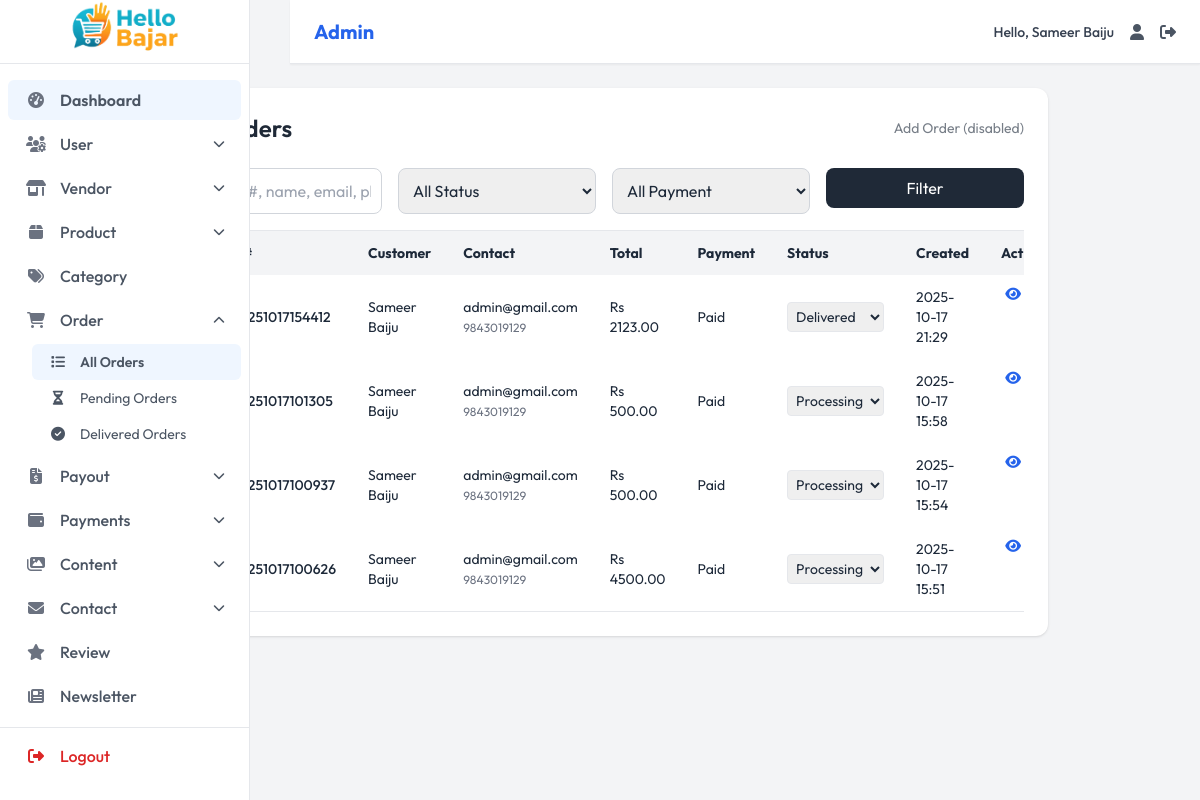
Screenshot of /admin-dashboard/orders/ (signed in) with the database file from the repository.
### dashboard/models.py (models this page shows, shortened)
class Organization(models.Model):
    name = models.CharField(max_length=200, default="My Store")
    logo = models.ImageField(upload_to='org/', blank=True, null=True)
    email = models.EmailField()
    phone = models.CharField(max_length=15)
    phone_secondary = models.CharField(max_length=15, blank=True)
    address = models.TextField()
    facebook = models.URLField(blank=True)
    instagram = models.URLField(blank=True)
    twitter = models.URLField(blank=True)
    youtube = models.URLField(blank=True)
    tiktok = models.URLField(blank=True)
    class Meta:
        verbose_name = 'Organization Info'
        verbose_name_plural = 'Organization Info'

class Order(models.Model):
    STATUS_CHOICES = [
        ('pending', 'Pending'),
        ('processing', 'Processing'),
        ('shipped', 'Shipped'),
        ('delivered', 'Delivered'),
        ('cancelled', 'Cancelled'),
        ('refunded', 'Refunded'),
    ]
    PAYMENT_CHOICES = [
        ('cod', 'Cash on Delivery'),
        ('esewa', 'eSewa'),
        ('khalti', 'Khalti'),
        ('imepay', 'IME Pay'),
        ('connectips', 'ConnectIPS'),
    ]
    PAYMENT_STATUS_CHOICES = [
        ('unpaid', 'Unpaid'),
        ('paid', 'Paid'),
        ('failed', 'Failed'),
        ('refunded', 'Refunded'),
    ]
    order_number = models.CharField(max_length=20, unique=True, editable=False)
    user = models.ForeignKey(User, on_delete=models.SET_NULL, null=True, blank=True)
    full_name = models.CharField(max_length=200)
    phone = models.CharField(max_length=15)
    email = models.EmailField()
    address = models.TextField()
    city = models.CharField(max_length=100)
    PROVINCE_CHOICES = [
        ('province1', 'Koshi Province'),
        ('madhesh', 'Madhesh Province'),
        ('bagmati', 'Bagmati Province'),
        ('gandaki', 'Gandaki Province'),
        ('lumbini', 'Lumbini Province'),
        ('karnali', 'Karnali Province'),
        ('sudurpashchim', 'Sudurpashchim Province'),
    ]
    province = models.CharField(max_length=20, choices=PROVINCE_CHOICES)
    postal_code = models.CharField(max_length=10, blank=True)
    subtotal = models.DecimalField(max_digits=10, decimal_places=2)
    shipping_cost = models.DecimalField(max_digits=10, decimal_places=2, default=0)
    discount = models.DecimalField(max_digits=10, decimal_places=2, default=0)
    tax = models.DecimalField(max_digits=10, decimal_places=2, default=0)
    total = models.DecimalField(max_digits=10, decimal_places=2)
    payment_method = models.CharField(max_length=20, choices=PAYMENT_CHOICES)
    payment_status = models.CharField(max_length=20, choices=PAYMENT_STATUS_CHOICES, default='unpaid')
    transaction_id = models.CharField(max_length=100, blank=True)
    coupon = models.ForeignKey('Coupon', on_delete=models.SET_NULL, null=True, blank=True)
    status = models.CharField(max_length=20, choices=STATUS_CHOICES, default='pending')
    notes = models.TextField(blank=True, help_text='Customer notes')
    admin_notes = models.TextField(blank=True, help_text='Internal admin notes')
    created_at = models.DateTimeField(auto_now_add=True)
    updated_at = models.DateTimeField(auto_now=True)
    delivered_at = models.DateTimeField(null=True, blank=True)

### dashboard/views.py (the view)
    @login_required
    def wrapper(request, *args, **kwargs):
        if not hasattr(request.user, 'role') or not request.user.role.is_admin():
            return redirect('home')
        return view_func(request, *args, **kwargs)

### templates/dashboard/pages/order/orders_list.html (shortened to what this page needs)
{% extends 'dashboard/components/base.html' %}
{% load static %}
{% block content %}
<div class="bg-white rounded-xl shadow p-6">
  <div class="flex justify-between items-center mb-6">
    <h1 class="text-2xl font-semibold text-gray-800"> Orders</h1>
    <a href="#" class="opacity-60 cursor-not-allowed text-sm">Add Order (disabled)</a>
  </div>
  <form method="get" class="mb-4 grid grid-cols-1 md:grid-cols-4 gap-4">
    <input type="text" name="search" value="{{ request.GET.search }}" placeholder="Search #, name, email, phone" class="border border-gray-300 rounded-lg p-2.5" />
    <select name="status" class="border border-gray-300 rounded-lg p-2.5">
      <option value="">All Status</option>
    </select>
    <select name="payment_status" class="border border-gray-300 rounded-lg p-2.5">
      <option value="">All Payment</option>
    </select>
    <div>
      <button class="bg-gray-800 text-white px-4 py-2 rounded-lg w-full">Filter</button>
    </div>
  </form>
  <div class="overflow-x-auto">
    <table class="w-full border border-gray-200 rounded-lg text-sm">
      <thead class="bg-gray-100">
        <tr>
          <th class="px-4 py-3 text-left">Order #</th>
          <th class="px-4 py-3 text-left">Customer</th>
          <th class="px-4 py-3 text-left">Contact</th>
          <th class="px-4 py-3 text-left">Total</th>
          <th class="px-4 py-3 text-left">Payment</th>
          <th class="px-4 py-3 text-left">Status</th>
          <th class="px-4 py-3 text-left">Created</th>
          <th class="px-4 py-3 text-center">Actions</th>
        </tr>
      </thead>
      <tbody>
        {% for order in orders %}
        <tr class="hover:bg-gray-50">
          <td class="px-4 py-3 font-medium">{{ order.order_number }}</td>
          <td class="px-4 py-3">{{ order.full_name }}</td>
          <td class="px-4 py-3">
            {{ order.email }}<br>
            <span class="text-xs text-gray-500">{{ order.phone }}</span>
          </td>
          <td class="px-4 py-3">Rs {{ order.total }}</td>
          <td class="px-4 py-3">
            {% for value, label in order_model.PAYMENT_STATUS_CHOICES %}
              {% if order.payment_status == value %}
                {{ label }}
              {% endif %}
            {% endfor %}
          </td>
          <td class="px-4 py-3">
            <select class="status-select border rounded p-1" data-id="{{ order.order_number }}">
              {% for value,label in order_model.STATUS_CHOICES %}
                <option value="{{ value }}" {% if order.status == value %}selected{% endif %}>{{ label }}</option>
              {% endfor %}
            </select>
          </td>
          <td class="px-4 py-3">{{ order.created_at|date:"Y-m-d H:i" }}</td>
          <td class="px-4 py-3 text-center flex justify-center gap-3">
            <button
              class="view-items-btn flex items-center gap-2 text-blue-600 hover:text-blue-800 font-medium"
              data-id="{{ order.order_number }}"
              title="View Items"
            >
              <i class="fa-solid fa-eye"></i>
            </button>
          </td>
        </tr>
        {% empty %}
        <tr>
          <td colspan="8" class="text-center text-gray-500 py-6">No orders found.</td>
        </tr>
        {% endfor %}
      </tbody>
    </table>
  </div>
</div>
{% endblock %}

### templates/dashboard/components/navbar.html (shortened to what this page needs)
<nav class="navbar bg-white border-b border-gray-200 fixed top-0 md:left-[290px] left-0 right-0 z-40 flex items-center justify-between px-6 py-3 shadow-sm">
  <div class="flex items-center">
   <span class="text-xl font-bold text-blue-600">
    {% if request.user.role.role == 'admin' %}
        Admin
    {% else %}
        Vendor
    {% endif %}
</span>
  </div>
  <div class="flex items-center space-x-4">
    <span class="text-sm font-medium text-gray-700">Hello, {{user.first_name}} {{user.last_name}}</span>
    <a href="" class="hover:text-blue-600 transition-colors duration-200" title="Profile" aria-label="Profile">
      <i class="fas fa-user text-gray-600"></i>
    </a>
    <a href="{% url 'logout'%}" class="hover:text-blue-600 transition-colors duration-200" title="Logout" aria-label="Logout">
      <i class="fas fa-sign-out-alt text-gray-600"></i>
    </a>
  </div>
</nav>

### templates/dashboard/components/sidebar.html (shortened to what this page needs)
<aside
  id="sidebar"
  class="bg-white border-r border-gray-200 w-[250px] fixed inset-y-0 left-0 transform transition-transform duration-300 md:translate-x-0 -translate-x-full z-30 flex flex-col pb-6"
  aria-label="Main navigation"
>
  <div class="px-0 py-0 h-16 flex items-center border-b border-gray-200">
    <a href="{% if request.user.role.role == 'admin' %}{% url 'admin_dashboard' %}{% else %}{% url 'vendor_dashboard' %}{% endif %}"
       class="flex items-center justify-center w-full h-full"
       aria-label="Hello Bazar Dashboard">
      <img src="{{organization.logo.url}}" alt="Hello Bazar Logo" class="h-full w-full object-contain">
    </a>
  </div>
  {% if request.user.role.role == 'admin' %}
  <nav class="flex-grow overflow-y-auto py-4 text-md" aria-label="Sidebar navigation">
    <ul class="space-y-1 px-2">
      <li>
        <a href="{% url 'admin_dashboard' %}" class="sidebar-link flex items-center px-4 py-2 rounded-md text-gray-600 font-medium hover:bg-gray-100 transition-all duration-200">
          <i class="fas fa-tachometer-alt w-6 text-center text-gray-500 mr-3"></i>
          <span>Dashboard</span>
        </a>
      </li>
      <li>
        <button class="sidebar-dropdown-toggle flex items-center w-full px-4 py-2 rounded-md text-gray-600 font-medium hover:bg-gray-100 transition-all duration-200">
          <i class="fas fa-users-cog w-6 text-center text-gray-500 mr-3"></i>
          <span>User</span>
          <i class="dropdown-icon fas fa-chevron-down text-xs ml-auto transition-transform duration-200"></i>
        </button>
      </li>
      <li>
        <button class="sidebar-dropdown-toggle flex items-center w-full px-4 py-2 rounded-md text-gray-600 font-medium hover:bg-gray-100 transition-all duration-200">
          <i class="fas fa-store-alt w-6 text-center text-gray-500 mr-3"></i>
          <span>Vendor</span>
          <i class="dropdown-icon fas fa-chevron-down text-xs ml-auto transition-transform duration-200"></i>
        </button>
      </li>
      <li>
        <button class="sidebar-dropdown-toggle flex items-center w-full px-4 py-2 rounded-md text-gray-600 font-medium hover:bg-gray-100 transition-all duration-200">
          <i class="fas fa-box w-6 text-center text-gray-500 mr-3"></i>
          <span>Product</span>
          <i class="dropdown-icon fas fa-chevron-down text-xs ml-auto transition-transform duration-200"></i>
        </button>
      </li>
      <li>
        <a href="{% url 'admin_categories_list' %}" class="sidebar-link flex items-center px-4 py-2 rounded-md text-gray-600 font-medium hover:bg-gray-100 transition-all duration-200">
          <i class="fas fa-tags w-6 text-center text-gray-500 mr-3"></i>
          <span>Category</span>
        </a>
      </li>
      <li>
        <button class="sidebar-dropdown-toggle flex items-center w-full px-4 py-2 rounded-md text-gray-600 font-medium hover:bg-gray-100 transition-all duration-200">
          <i class="fas fa-shopping-cart w-6 text-center text-gray-500 mr-3"></i>
          <span>Order</span>
          <i class="dropdown-icon fas fa-chevron-down text-xs ml-auto transition-transform duration-200"></i>
        </button>
        <ul class="sidebar-submenu hidden pl-6 mt-1">
          <li>
            <a href="{% url 'admin_orders_list' %}" class="sublink flex items-center px-4 py-2 rounded-md text-gray-600 font-normal text-sm hover:bg-gray-100 transition-all duration-200">
              <i class="fas fa-list w-5 text-center mr-3"></i>
              All Orders
            </a>
          </li>
          <li>
            <a href="{% url 'admin_orders_pending' %}" class="sublink flex items-center px-4 py-2 rounded-md text-gray-600 font-normal text-sm hover:bg-gray-100 transition-all duration-200">
              <i class="fas fa-hourglass-half w-5 text-center mr-3"></i>
              Pending Orders
            </a>
          </li>
          <li>
            <a href="{% url 'admin_orders_delivered' %}" class="sublink flex items-center px-4 py-2 rounded-md text-gray-600 font-normal text-sm hover:bg-gray-100 transition-all duration-200">
              <i class="fas fa-check-circle w-5 text-center mr-3"></i>
              Delivered Orders
            </a>
          </li>
        </ul>
      </li>
      <li>
        <button class="sidebar-dropdown-toggle flex items-center w-full px-4 py-2 rounded-md text-gray-600 font-medium hover:bg-gray-100 transition-all duration-200">
          <i class="fas fa-file-invoice-dollar w-6 text-center text-gray-500 mr-3"></i>
          <span>Payout</span>
          <i class="dropdown-icon fas fa-chevron-down text-xs ml-auto transition-transform duration-200"></i>
        </button>
      </li>
  <li>
    <button class="sidebar-dropdown-toggle flex items-center w-full px-4 py-2 rounded-md text-gray-600 font-medium hover:bg-gray-100 transition-all duration-200">
      <i class="fas fa-wallet w-6 text-center text-gray-500 mr-3"></i>
      <span>Payments</span>
      <i class="dropdown-icon fas fa-chevron-down text-xs ml-auto transition-transform duration-200"></i>
    </button>
  </li>
      <li>
        <button class="sidebar-dropdown-toggle flex items-center w-full px-4 py-2 rounded-md text-gray-600 font-medium hover:bg-gray-100 transition-all duration-200">
          <i class="fas fa-images w-6 text-center text-gray-500 mr-3"></i>
          <span>Content</span>
          <i class="dropdown-icon fas fa-chevron-down text-xs ml-auto transition-transform duration-200"></i>
        </button>
      </li>
      <li>
        <button class="sidebar-dropdown-toggle flex items-center w-full px-4 py-2 rounded-md text-gray-600 font-medium hover:bg-gray-100 transition-all duration-200">
          <i class="fas fa-envelope w-6 text-center text-gray-500 mr-3"></i>
          <span>Contact</span>
          <i class="dropdown-icon fas fa-chevron-down text-xs ml-auto transition-transform duration-200"></i>
        </button>
      </li>
      <li>
        <a href="{% url 'admin_reviews_list' %}" class="sidebar-link flex items-center px-4 py-2 rounded-md text-gray-600 font-medium hover:bg-gray-100 transition-all duration-200">
          <i class="fas fa-star w-6 text-center text-gray-500 mr-3"></i>
          <span>Review</span>
        </a>
      </li>
      <li>
        <a href="{% url 'admin_newsletter_list' %}" class="sidebar-link flex items-center px-4 py-2 rounded-md text-gray-600 font-medium hover:bg-gray-100 transition-all duration-200">
          <i class="fas fa-newspaper w-6 text-center text-gray-500 mr-3"></i>
          <span>Newsletter</span>
        </a>
      </li>
      <li>
        <a href="{% url 'admin_coupons_list' %}" class="sidebar-link flex items-center px-4 py-2 rounded-md text-gray-600 font-medium hover:bg-gray-100 transition-all duration-200">
        </a>
      </li>
    </ul>
  </nav>
  {% endif %}
  <div class="border-t border-gray-200 pt-2 px-2">
    <ul class="space-y-1">
      <li>
        <a href="{% url 'logout' %}" class="flex items-center px-4 py-2 rounded-md text-red-600 font-medium hover:bg-red-50 transition-all duration-200">
          <i class="fas fa-sign-out-alt w-6 text-center mr-3"></i>
          Logout
        </a>
      </li>
    </ul>
  </div>
</aside>

### rows the page displays
Organization: logo (picture)
Order: order_number "ORD20251017154412", full_name "Sameer Baiju", email "admin@gmail.com", phone "9843019129", total "2123.00", PAYMENT_STATUS_CHOICES "Paid", status+order_number "Delivered", created_at "2025-10-17 21:29"
Order: order_number "ORD20251017101305", full_name "Sameer Baiju", email "admin@gmail.com", phone "9843019129", total "500.00", PAYMENT_STATUS_CHOICES "Paid", status+order_number "Processing", created_at "2025-10-17 15:58"
Order: order_number "ORD20251017100937", full_name "Sameer Baiju", email "admin@gmail.com", phone "9843019129", total "500.00", PAYMENT_STATUS_CHOICES "Paid", status+order_number "Processing", created_at "2025-10-17 15:54"
Order: order_number "ORD20251017100626", full_name "Sameer Baiju", email "admin@gmail.com", phone "9843019129", total "4500.00", PAYMENT_STATUS_CHOICES "Paid", status+order_number "Processing", created_at "2025-10-17 15:51"

### other values shown
{{ user.first_name }} "Sameer"
{{ user.last_name }} "Baiju"
